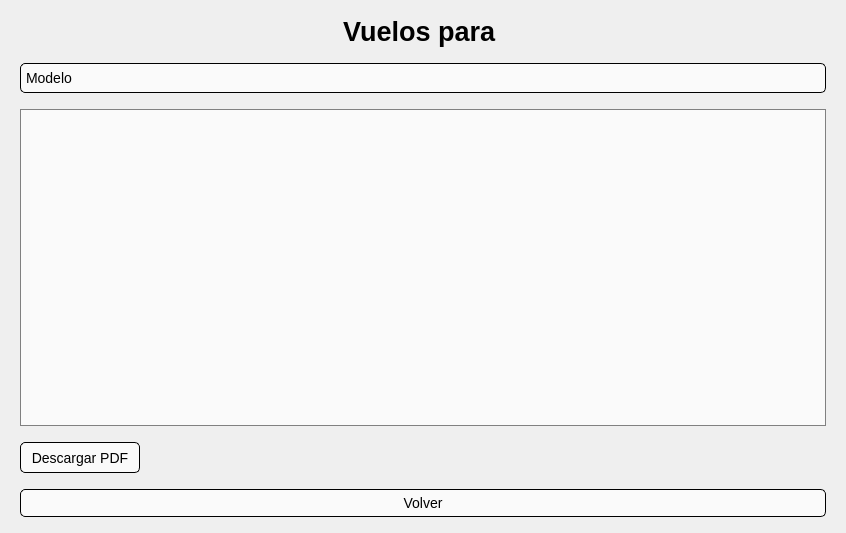
<?xml version="1.0" encoding="UTF-8"?>
<ui version="4.0">
 <class>MainWindow</class>
 <widget class="QMainWindow" name="MainWindow">
  <property name="geometry">
   <rect>
    <x>0</x>
    <y>0</y>
    <width>846</width>
    <height>533</height>
   </rect>
  </property>
  <property name="minimumSize">
   <size>
    <width>755</width>
    <height>485</height>
   </size>
  </property>
  <property name="windowTitle">
   <string>Vuelos App</string>
  </property>
  <property name="styleSheet">
   <string notr="true">QWidget#principal {
    background-image: url(recursos/media/fondo.jpg);
    background-repeat: no-repeat;
    background-position: center;
    background-size: cover; /* Ajusta la imagen al tamaño de la ventana */
}</string>
  </property>
  <widget class="QWidget" name="principal">
   <property name="styleSheet">
    <string notr="true"/>
   </property>
   <layout class="QVBoxLayout" name="verticalLayout_2">
    <property name="spacing">
     <number>16</number>
    </property>
    <property name="leftMargin">
     <number>20</number>
    </property>
    <property name="topMargin">
     <number>16</number>
    </property>
    <property name="rightMargin">
     <number>20</number>
    </property>
    <property name="bottomMargin">
     <number>16</number>
    </property>
    <item>
     <widget class="QLabel" name="te_titulo">
      <property name="font">
       <font>
        <family>Arial</family>
        <pointsize>20</pointsize>
        <bold>true</bold>
       </font>
      </property>
      <property name="layoutDirection">
       <enum>Qt::LeftToRight</enum>
      </property>
      <property name="styleSheet">
       <string notr="true">color: black;</string>
      </property>
      <property name="text">
       <string>Vuelos para </string>
      </property>
      <property name="alignment">
       <set>Qt::AlignCenter</set>
      </property>
     </widget>
    </item>
    <item>
     <widget class="QComboBox" name="comboBox">
      <property name="styleSheet">
       <string notr="true">QComboBox {
    background-color: rgba(255, 255, 255, 180); /* Blanco transparente */
    border: 1px solid black; /* Borde negro */
    border-radius: 5px; /* Esquinas redondeadas */
    font-size: 14px; /* Tamaño del texto */
    padding: 5px; /* Espaciado interno */
}

QComboBox:hover {
    background-color: rgba(240, 240, 240, 200); /* Blanco más intenso al pasar el mouse */
}

QComboBox:pressed {
    background-color: rgba(220, 220, 220, 220); /* Blanco más oscuro al presionar */
}

QComboBox QAbstractItemView {
    background-color: rgba(255, 255, 255, 180); /* Fondo blanco transparente para el desplegable */
    border: 1px solid black; /* Borde negro */
    font-size: 14px; /* Tamaño del texto */
    selection-background-color: rgba(200, 200, 255, 150); /* Azul claro al seleccionar */
}

QComboBox QAbstractItemView::item {
    padding: 5px; /* Espaciado interno de los elementos */
    font-weight: normal; /* Texto en normal en los ítems */
}

QComboBox::drop-down {
    border: none; /* Sin borde para la flecha */
    background: transparent; /* Fondo transparente para la flecha */
    width: 20px; /* Ancho de la flecha */
}

QComboBox::down-arrow {
    border: none; /* Sin borde para la flecha */
    width: 12px; /* Ajustamos el tamaño de la flecha */
    height: 12px; /* Ajustamos el tamaño de la flecha */
    background-color: transparent; /* Fondo transparente para la flecha */
}
</string>
      </property>
      <property name="editable">
       <bool>false</bool>
      </property>
      <item>
       <property name="text">
        <string>Modelo</string>
       </property>
      </item>
      <item>
       <property name="text">
        <string>Categoria</string>
       </property>
      </item>
      <item>
       <property name="text">
        <string>Precio</string>
       </property>
      </item>
     </widget>
    </item>
    <item>
     <widget class="QTableWidget" name="tabla_vuelos">
      <property name="layoutDirection">
       <enum>Qt::LeftToRight</enum>
      </property>
      <property name="autoFillBackground">
       <bool>false</bool>
      </property>
      <property name="styleSheet">
       <string notr="true">QTableWidget {
    background-color: rgba(255, 255, 255, 180); /* Fondo blanco semi-transparente */
    border: 1px solid gray; /* Borde negro */
    gridline-color: black; /* Líneas de la tabla en negro */
    font-size: 14px;
    selection-background-color: rgba(100, 100, 255, 150); /* Color al seleccionar fila */
}

QHeaderView::section {
    background-color: rgba(255, 255, 255, 200); /* Fondo blanco para los encabezados */
    font-weight: bold;
    padding: 5px;
}

QTableWidget QHeaderView::section {
    border: none; /* Quitar bordes alrededor de los encabezados */
}

QTableWidget QTableCornerButton::section {
    background-color: rgba(255, 255, 255, 200); /* Esquina superior izquierda */
}

QHeaderView::section {
    background: rgba(255, 255, 255, 200); /* Fondo blanco en los encabezados */
    font-weight: bold; /* Negrita en los encabezados */
    border: 1px solid black;
}

QHeaderView::section:disabled {
    background: rgba(220, 220, 220, 180); /* Fondo de encabezados deshabilitados */
}

QHeaderView::section {
    border: 1px solid black; /* Borde negro */
    padding: 5px;
}

QTableWidget::horizontalHeader {
    qproperty-contains: false; /* Deshabilitar la interacción con los encabezados */
}</string>
      </property>
      <property name="frameShape">
       <enum>QFrame::NoFrame</enum>
      </property>
      <property name="frameShadow">
       <enum>QFrame::Sunken</enum>
      </property>
      <property name="lineWidth">
       <number>1</number>
      </property>
      <property name="horizontalScrollBarPolicy">
       <enum>Qt::ScrollBarAlwaysOff</enum>
      </property>
      <property name="sizeAdjustPolicy">
       <enum>QAbstractScrollArea::AdjustIgnored</enum>
      </property>
      <property name="editTriggers">
       <set>QAbstractItemView::NoEditTriggers</set>
      </property>
      <property name="dragDropMode">
       <enum>QAbstractItemView::NoDragDrop</enum>
      </property>
      <property name="alternatingRowColors">
       <bool>false</bool>
      </property>
      <property name="selectionMode">
       <enum>QAbstractItemView::SingleSelection</enum>
      </property>
      <property name="selectionBehavior">
       <enum>QAbstractItemView::SelectRows</enum>
      </property>
      <property name="textElideMode">
       <enum>Qt::ElideMiddle</enum>
      </property>
      <property name="showGrid">
       <bool>false</bool>
      </property>
      <property name="gridStyle">
       <enum>Qt::SolidLine</enum>
      </property>
      <property name="sortingEnabled">
       <bool>false</bool>
      </property>
      <property name="cornerButtonEnabled">
       <bool>false</bool>
      </property>
      <property name="rowCount">
       <number>0</number>
      </property>
      <property name="columnCount">
       <number>0</number>
      </property>
      <attribute name="horizontalHeaderVisible">
       <bool>true</bool>
      </attribute>
      <attribute name="horizontalHeaderCascadingSectionResizes">
       <bool>true</bool>
      </attribute>
      <attribute name="horizontalHeaderDefaultSectionSize">
       <number>190</number>
      </attribute>
      <attribute name="horizontalHeaderHighlightSections">
       <bool>false</bool>
      </attribute>
      <attribute name="horizontalHeaderStretchLastSection">
       <bool>true</bool>
      </attribute>
      <attribute name="verticalHeaderVisible">
       <bool>false</bool>
      </attribute>
      <attribute name="verticalHeaderHighlightSections">
       <bool>true</bool>
      </attribute>
     </widget>
    </item>
    <item>
     <widget class="QToolButton" name="bt_descargar">
      <property name="styleSheet">
       <string notr="true">QToolButton {
    background-color: rgba(255, 255, 255, 180); /* Blanco transparente */
    border: 1px solid black; /* Borde negro */
    border-radius: 5px; /* Esquinas redondeadas */
    font-size: 14px; /* Tamaño del texto */
    padding: 5px; /* Espaciado interno */
}

QToolButton:hover {
    background-color: rgba(240, 240, 240, 200); /* Blanco más intenso al pasar el mouse */
}</string>
      </property>
      <property name="text">
       <string>Descargar PDF</string>
      </property>
     </widget>
    </item>
    <item>
     <widget class="QPushButton" name="bt_volver">
      <property name="styleSheet">
       <string notr="true">QPushButton {
    background-color: rgba(255, 255, 255, 180); /* Fondo blanco semi-transparente */
    border: 1px solid black;  /* Borde negro */
    border-radius: 5px;  /* Esquinas redondeadas */
    font-size: 14px;  /* Tamaño del texto */

    padding: 5px;  /* Espaciado interno */
}

QPushButton:hover {
    background-color: rgba(200, 200, 200, 200); /* Cambio de color al pasar el mouse */
}

QPushButton:pressed {
    background-color: rgba(180, 180, 180, 200); /* Color más oscuro al presionar */
}</string>
      </property>
      <property name="text">
       <string>Volver</string>
      </property>
     </widget>
    </item>
   </layout>
  </widget>
 </widget>
 <resources/>
 <connections/>
</ui>
